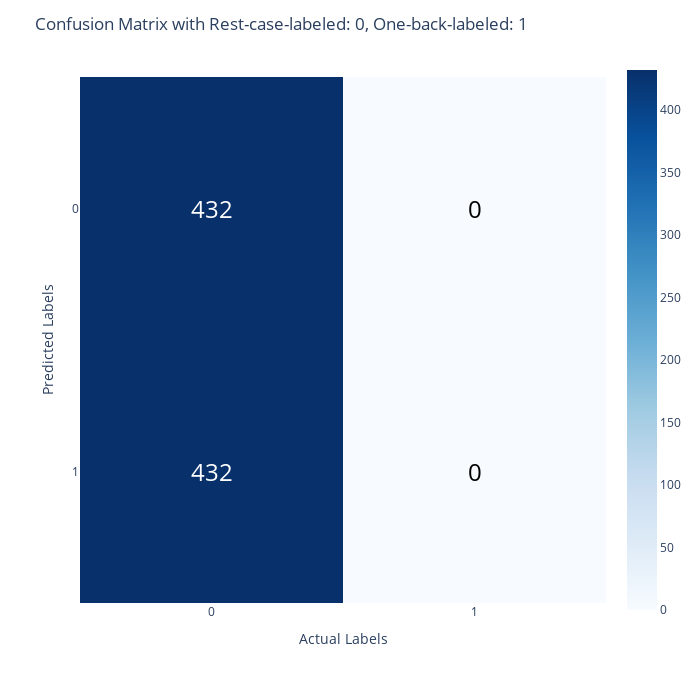
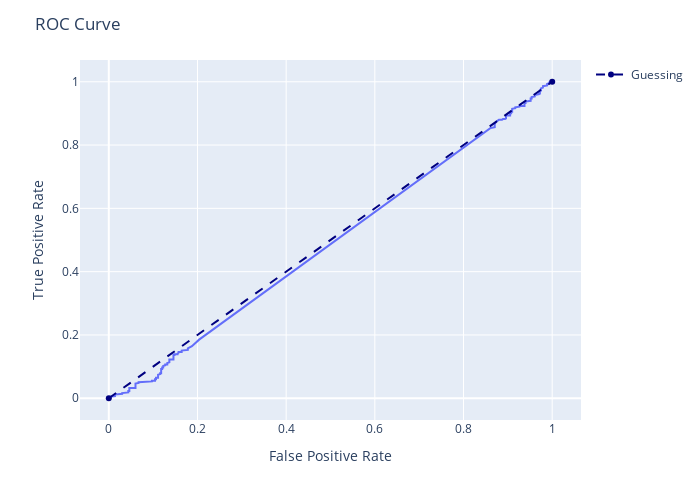

The notebook cell these images were saved under, in order:
### Code cell
metrics(svc)

### Figure 1 — Plotly figure (JSON) as saved in the notebook; plotly's stock layout.template omitted (floating-point values rounded to 4 significant figures)
{"data": [{"coloraxis": "coloraxis", "hovertemplate": "x: %{x}<br>y: %{y}<br>color: %{z}<extra></extra>", "name": "0", "type": "heatmap", "xaxis": "x", "yaxis": "y", "z": [[432, 0], [432, 0]]}], "layout": {"annotations": [{"font": {"color": "white", "size": 24}, "showarrow": false, "text": "432", "x": 0, "y": 0}, {"font": {"color": "black", "size": 24}, "showarrow": false, "text": "0", "x": 1, "y": 0}, {"font": {"color": "white", "size": 24}, "showarrow": false, "text": "432", "x": 0, "y": 1}, {"font": {"color": "black", "size": 24}, "showarrow": false, "text": "0", "x": 1, "y": 1}], "coloraxis": {"colorscale": [[0, "rgb(247,251,255)"], [0.125, "rgb(222,235,247)"], [0.25, "rgb(198,219,239)"], [0.375, "rgb(158,202,225)"], [0.5, "rgb(107,174,214)"], [0.625, "rgb(66,146,198)"], [0.75, "rgb(33,113,181)"], [0.875, "rgb(8,81,156)"], [1, "rgb(8,48,107)"]]}, "font": {"size": 12}, "height": 700, "margin": {"t": 60}, "title": {"text": "Confusion Matrix with Rest-case-labeled: 0, One-back-labeled: 1"}, "width": 700, "xaxis": {"anchor": "y", "constrain": "domain", "domain": [0, 1], "dtick": 1, "scaleanchor": "y", "tick0": 0, "title": {"text": "Actual Labels"}}, "yaxis": {"anchor": "x", "autorange": "reversed", "constrain": "domain", "domain": [0, 1], "dtick": 1, "tick0": 0, "title": {"text": "Predicted Labels"}}}}

### Figure 2 — Plotly figure (JSON) as saved in the notebook; plotly's stock layout.template omitted (floating-point values rounded to 4 significant figures; data arrays with more than 128 entries replaced by an {"elided": "..."} marker saying what was removed)
{"data": [{"hovertemplate": "x=%{x}<br>y=%{y}<extra></extra>", "legendgroup": "", "line": {"color": "#636efa", "dash": "solid"}, "marker": {"symbol": "circle"}, "mode": "lines", "name": "", "orientation": "v", "showlegend": false, "type": "scatter", "x": {"elided": "137 float values"}, "xaxis": "x", "y": {"elided": "137 float values"}, "yaxis": "y"}, {"line": {"color": "navy", "dash": "dash"}, "name": "Guessing", "type": "scatter", "x": [0, 1], "y": [0, 1]}], "layout": {"height": 500, "legend": {"tracegroupgap": 0}, "margin": {"t": 60}, "title": {"text": "ROC Curve"}, "width": 700, "xaxis": {"anchor": "y", "domain": [0, 1], "title": {"text": "False Positive Rate"}}, "yaxis": {"anchor": "x", "domain": [0, 1], "title": {"text": "True Positive Rate"}}}}
